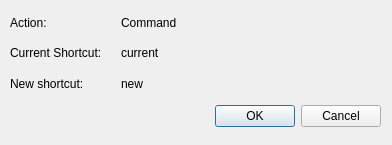
<?xml version="1.0" encoding="UTF-8"?>
<ui version="4.0">
 <class>KeySelectorDialog</class>
 <widget class="QDialog" name="KeySelectorDialog">
  <property name="geometry">
   <rect>
    <x>0</x>
    <y>0</y>
    <width>392</width>
    <height>145</height>
   </rect>
  </property>
  <property name="windowTitle">
   <string>Select shortcut</string>
  </property>
  <widget class="QWidget" name="layoutWidget">
   <property name="geometry">
    <rect>
     <x>10</x>
     <y>100</y>
     <width>371</width>
     <height>33</height>
    </rect>
   </property>
   <layout class="QHBoxLayout" name="ButtonLayout">
    <property name="spacing">
     <number>6</number>
    </property>
    <property name="margin">
     <number>0</number>
    </property>
    <item>
     <spacer name="spacerLayout">
      <property name="orientation">
       <enum>Qt::Horizontal</enum>
      </property>
      <property name="sizeHint" stdset="0">
       <size>
        <width>131</width>
        <height>31</height>
       </size>
      </property>
     </spacer>
    </item>
    <item>
     <widget class="QPushButton" name="okButton">
      <property name="text">
       <string>OK</string>
      </property>
     </widget>
    </item>
    <item>
     <widget class="QPushButton" name="cancelButton">
      <property name="text">
       <string>Cancel</string>
      </property>
     </widget>
    </item>
   </layout>
  </widget>
  <widget class="QWidget" name="layoutWidget">
   <property name="geometry">
    <rect>
     <x>10</x>
     <y>10</y>
     <width>371</width>
     <height>86</height>
    </rect>
   </property>
   <layout class="QGridLayout" name="gridLayout">
    <item row="3" column="0">
     <widget class="QLabel" name="label_2">
      <property name="text">
       <string>Current Shortcut:    </string>
      </property>
     </widget>
    </item>
    <item row="3" column="1">
     <widget class="QLabel" name="currentLabel">
      <property name="text">
       <string>current</string>
      </property>
     </widget>
    </item>
    <item row="2" column="1">
     <widget class="QLabel" name="commandLabel">
      <property name="text">
       <string>Command</string>
      </property>
     </widget>
    </item>
    <item row="2" column="0">
     <widget class="QLabel" name="label">
      <property name="text">
       <string>Action:   </string>
      </property>
     </widget>
    </item>
    <item row="4" column="1">
     <widget class="QLabel" name="newLabel">
      <property name="text">
       <string>new</string>
      </property>
     </widget>
    </item>
    <item row="4" column="0">
     <widget class="QLabel" name="label_3">
      <property name="text">
       <string>New shortcut:</string>
      </property>
     </widget>
    </item>
    <item row="2" column="2">
     <spacer name="horizontalSpacer">
      <property name="orientation">
       <enum>Qt::Horizontal</enum>
      </property>
      <property name="sizeHint" stdset="0">
       <size>
        <width>40</width>
        <height>20</height>
       </size>
      </property>
     </spacer>
    </item>
    <item row="3" column="2">
     <spacer name="horizontalSpacer_2">
      <property name="orientation">
       <enum>Qt::Horizontal</enum>
      </property>
      <property name="sizeHint" stdset="0">
       <size>
        <width>40</width>
        <height>20</height>
       </size>
      </property>
     </spacer>
    </item>
    <item row="4" column="2">
     <spacer name="horizontalSpacer_3">
      <property name="orientation">
       <enum>Qt::Horizontal</enum>
      </property>
      <property name="sizeHint" stdset="0">
       <size>
        <width>40</width>
        <height>20</height>
       </size>
      </property>
     </spacer>
    </item>
   </layout>
  </widget>
 </widget>
 <resources/>
 <connections>
  <connection>
   <sender>okButton</sender>
   <signal>clicked()</signal>
   <receiver>KeySelectorDialog</receiver>
   <slot>accept()</slot>
   <hints>
    <hint type="sourcelabel">
     <x>278</x>
     <y>253</y>
    </hint>
    <hint type="destinationlabel">
     <x>96</x>
     <y>254</y>
    </hint>
   </hints>
  </connection>
  <connection>
   <sender>cancelButton</sender>
   <signal>clicked()</signal>
   <receiver>KeySelectorDialog</receiver>
   <slot>reject()</slot>
   <hints>
    <hint type="sourcelabel">
     <x>369</x>
     <y>253</y>
    </hint>
    <hint type="destinationlabel">
     <x>179</x>
     <y>282</y>
    </hint>
   </hints>
  </connection>
 </connections>
</ui>
